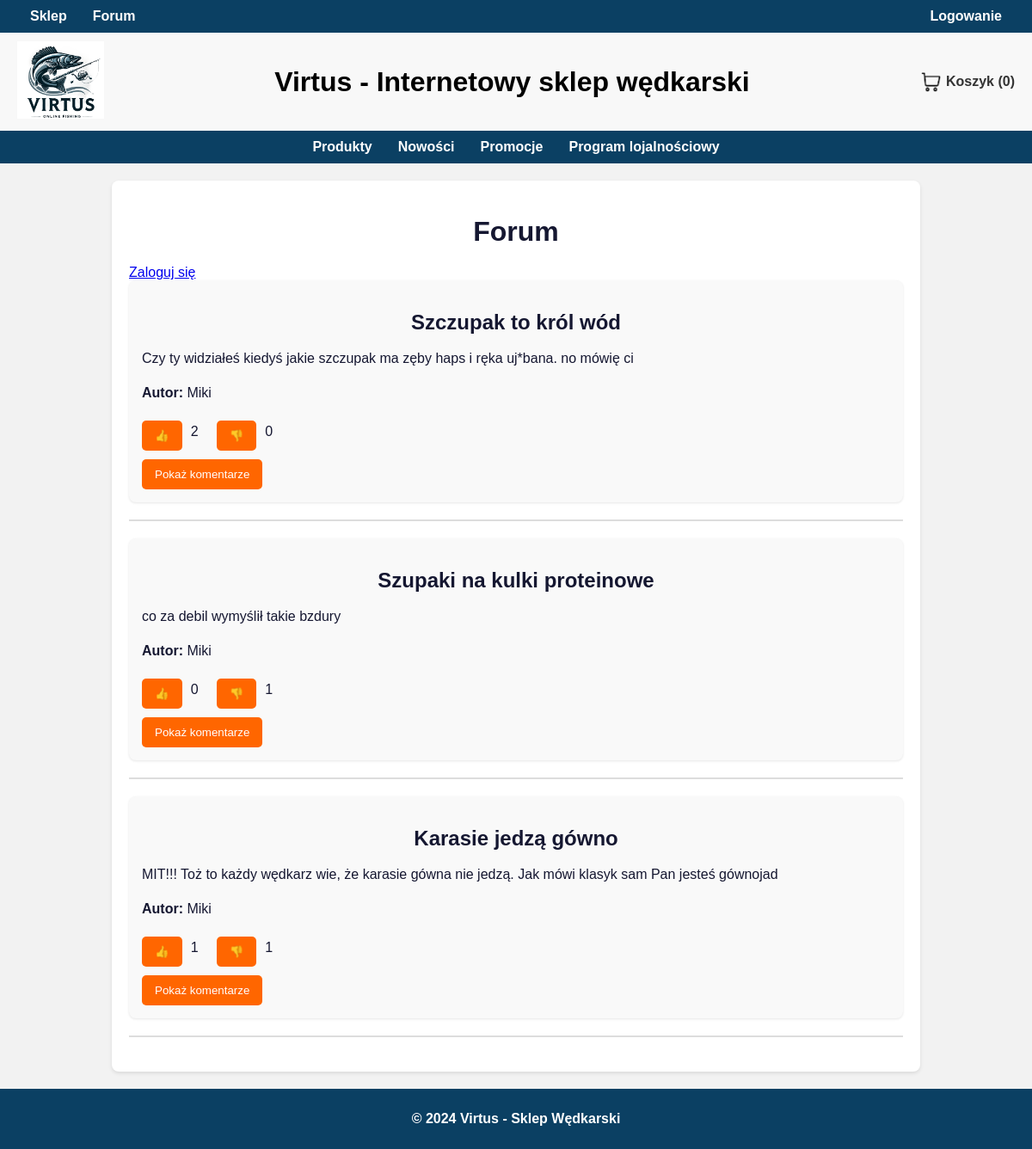
/demo/forum/forum.php, run on the app's committed database.
### tables this page shows
CREATE TABLE `forum_posts` (
  `id` int(11) NOT NULL,
  `user_id` int(11) DEFAULT NULL,
  `title` varchar(100) DEFAULT NULL,
  `content` text DEFAULT NULL,
  `created_at` timestamp NOT NULL DEFAULT current_timestamp(),
  `updated_at` timestamp NOT NULL DEFAULT current_timestamp() ON UPDATE current_timestamp(),
  `likes` int(11) DEFAULT 0,
  `dislikes` int(11) DEFAULT 0
);

CREATE TABLE `users` (
  `id` int(11) NOT NULL,
  `username` varchar(50) DEFAULT NULL,
  `email` varchar(50) DEFAULT NULL,
  `passw` varchar(128) DEFAULT NULL,
  `points` int(11) DEFAULT NULL,
  `created_at` timestamp NOT NULL DEFAULT current_timestamp(),
  `updated_at` timestamp NOT NULL DEFAULT current_timestamp() ON UPDATE current_timestamp(),
  `role` varchar(50) DEFAULT 'user',
  `failed_attempts` int(11) NOT NULL DEFAULT 0,
  `last_failed_login` timestamp NULL DEFAULT NULL
);

### demo/forum/forum.php (the view, shortened to what this page needs)
<?php
$host = 'localhost';
$db = 'webpage';
$user = 'root';
$pass = '';
$dsn = "mysql:host=$host;dbname=$db;charset=UTF8";
try {
    $pdo = new PDO($dsn, $user, $pass);
    $pdo->setAttribute(PDO::ATTR_ERRMODE, PDO::ERRMODE_EXCEPTION);
} catch (PDOException $e) {
    die("Błąd połączenia z bazą danych: " . $e->getMessage());
}
function getReactionCount($table, $field, $id, $reaction) {
    global $pdo;
    $stmt = $pdo->prepare("SELECT COUNT(*) AS count FROM $table WHERE $field = ? AND reaction = ?");
    $stmt->execute([$id, $reaction]);
    return $stmt->fetch(PDO::FETCH_ASSOC)['count'];
}
$stmt = $pdo->query("SELECT forum_posts.*, users.username FROM forum_posts JOIN users ON forum_posts.user_id = users.id ORDER BY forum_posts.created_at DESC");
$posts = $stmt->fetchAll(PDO::FETCH_ASSOC);
?>
<?php include '../templates/all.php'; ?>
<!DOCTYPE html>
<html lang="pl">
<head>
</head>
<body>
<main>
    <h1>Forum</h1>
    <?php if (isset($_SESSION['user_id'])): ?>
    <div class="add-post">
        <h2>Dodaj nowy post</h2>
        <form method="POST" action="forum.php">
            <input type="text" name="title" placeholder="Tytuł" required><br>
            <textarea name="content" placeholder="Treść" required></textarea><br>
            <button type="submit" name="add_post">Dodaj post</button>
        </form>
    </div>
    <?php else: ?>
    <a href="/demo/login/login.php">Zaloguj się</a>
    <?php endif; ?>
    <?php if (empty($posts)): ?>
    <p>Brak postów na forum.</p>
    <?php else: ?>
        <?php foreach ($posts as $post): ?>
        <div class="forum-post">
            <h2><?= htmlspecialchars($post['title']); ?></h2>
            <p><?= nl2br(htmlspecialchars($post['content'])); ?></p>
            <p><strong>Autor:</strong> <?= htmlspecialchars($post['username']); ?></p>
            <div class="reactions">
                <button onclick="addReaction(<?= $post['id']; ?>, 'like', 'post')">👍</button>
                <span id="post-likes-<?= $post['id']; ?>"><?= getReactionCount('post_reactions', 'post_id', $post['id'], 'like'); ?></span>
                <button onclick="addReaction(<?= $post['id']; ?>, 'dislike', 'post')">👎</button>
                <span id="post-dislikes-<?= $post['id']; ?>"><?= getReactionCount('post_reactions', 'post_id', $post['id'], 'dislike'); ?></span>
            </div>
            <button id="toggle-button-<?= $post['id']; ?>" onclick="toggleComments(<?= $post['id']; ?>)">Pokaż komentarze</button>
        </div>
        <hr>
        <?php endforeach; ?>
    <?php endif; ?>
</main>
</body>
</html>
<?php include '../templates/footer.php'; ?>

### demo/templates/all.php (shortened to what this page needs)
<!DOCTYPE html>
<html lang="pl">
<head>
</head>
<body>
<header class="top-header">
    <div class="row1">
        <div class="left">
            <a href="<?php echo '/demo/shop/shop.php'; ?>">Sklep</a>
        </div>
        <div class="center">
            <a href="<?php echo '/demo/forum/forum.php'; ?>">Forum</a>
        </div>
        <div class="right">
            <?php
            if (isset($_SESSION['user_id'])) {
                if (isset($_SESSION['role']) && $_SESSION['role'] === 'admin') {
                    echo '<a href="/demo/admin/admin_panel.php">Panel administratora</a>';
                }
                else{
                    echo '<a href="/demo/login/profile_user.php">Panel użytkownika</a>';
                }
                echo '<a href="/demo/login/logout.php" class="logout-btn">Wyloguj się</a>';
            } else {
                echo '<a href="/demo/login/login.php" class="login-btn">Logowanie</a>';
            }
            ?>
        </div>
    </div>
    <div class="row2">
        <div class="left">
            <a href="/demo/main/main.php">
                <img src="/demo/logo.png" alt="logo" class="logo">
            </a>
        </div>
        <div class="center">
            <h1 class="site-title">Virtus - Internetowy sklep wędkarski</h1>
        </div>
        <div class="right">
            <div class="koszyk">
                <img src="/demo/koszyk.png" alt="koszyk" class="koszyk" width="25" height="25">
                <a href="/demo/shop/cart.php">Koszyk
                    <?php
                    $cart_count = isset($_SESSION['cart']) ? count($_SESSION['cart']) : 0;
                    echo '(' . $cart_count . ')';
                    ?>
                </a>
            </div>
        </div>
    </div>
    <div class="row3">
        <nav class="menu">
            <ul>
                <li class="dropdown">
                    <a href="/demo/shop/shop.php">Produkty</a>
                </li>
		        <li><a href="../nowosci/nowosci.php">Nowości</a></li>
                <li><a href="/demo/promo/promo.php">Promocje</a></li>
                <li><a href="/demo/program_lojal/program_lojal.php">Program lojalnościowy</a></li>
            </ul>
        </nav>
    </div>
</header>
</body>
</html>

### demo/templates/footer.php (shortened to what this page needs)
<footer>
    <p>&copy; 2024 Virtus - Sklep Wędkarski</p>
</footer>

### demo/templates/all.php (style rules this page uses)
body { font-family: Arial, sans-serif; margin: 0; padding: 0; background-color: #f5f5f5; color: #151731; }
.row1 { display: flex; justify-content: space-between; align-items: center; padding: 10px 20px; background-color: #0b4063; color: white; }
.row1 > div { display: flex; }
.row1 a { text-decoration: none; color: white; font-size: 16px; font-weight: bold; margin: 0 15px; transition: color 0.3s; }
.row2 { display: flex; justify-content: space-between; align-items: center; padding: 10px 20px; background-color: #f8f8f8; color: #151731; }
.row2 .left, .row2 .right { display: flex; align-items: center; }
.logo { height: 90px; }
.center { color: rgb(0, 0, 0); flex-grow: 1; text-align: center; }
.koszyk { display: flex; align-items: center; }
.koszyk img { margin-right: 5px; }
.koszyk a { text-decoration: none; color: #333; font-weight: bold; transition: color 0.3s; }
.row3 { background-color: #0b4063; color: #fff; padding: 10px 20px; }
nav { display: flex; justify-content: center; align-items: center; margin: 0; }
nav ul { display: flex; list-style: none; margin: 0; padding: 0; }
nav ul li { position: relative; margin: 0 15px; }
nav ul li a { text-decoration: none; color: #fff; font-weight: bold; transition: color 0.3s; }

### demo/forum/forum.php (style rules this page uses)
body { font-family: Arial, sans-serif; background-color: #f2f2f2; margin: 0; padding: 0; }
main { max-width: 900px; margin: 20px auto; padding: 20px; background-color: #fff; border-radius: 8px; box-shadow: 0 2px 4px rgba(0, 0, 0, 0.1); }
h1, h2 { text-align: center; margin-bottom: 20px; }
.forum-post, .add-post, .comments-container { padding: 15px; background-color: #f9f9f9; border-radius: 8px; margin-bottom: 20px; box-shadow: 0 1px 3px rgba(0, 0, 0, 0.1); }
.forum-post h2 { margin-bottom: 10px; }
.forum-post p { margin-bottom: 10px; line-height: 1.5; }
.forum-post .reactions, .comments-container .reactions { display: flex; align-items: center; gap: 10px; }
.forum-post button, .add-post button { margin-top: 10px; padding: 10px 15px; background-color: #ff6600; color: #fff; border: none; border-radius: 5px; cursor: pointer; }
hr { margin: 20px 0; border: 1px solid #ddd; }
.reactions span { display: inline-block; min-width: 20px; }

### demo/templates/footer.php (style rules this page uses)
footer { background-color: #0b4063; color: white; font-size: 16px; font-weight: bold; text-align: center; padding: 10px 20px; height: 50px; margin-top: auto; }

### data on the page
forum_posts: title "Szczupak to król wód", content "Czy ty widziałeś kiedyś jakie szczupak ma zęby haps i ręka uj*bana. no mówię ci", user.username "Miki", id "2", id "0"
forum_posts: title "Szupaki na kulki proteinowe", content "co za debil wymyślił takie bzdury", user.username "Miki", id "0", id "1"
forum_posts: title "Karasie jedzą gówno", content "MIT!!! Toż to każdy wędkarz wie, że karasie gówna nie jedzą. Jak mówi klasyk sam Pan jesteś gównojad", user.username "Miki", id "1"

### other printed values
$cart_count "0"
